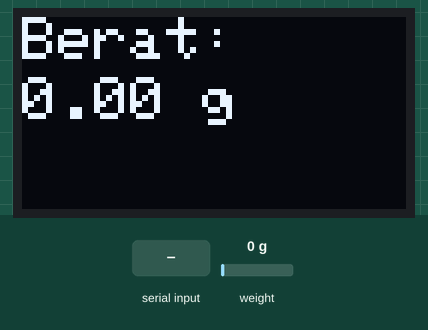
The sketch below on a simulated Arduino Uno, built with avr-gcc and run on an emulated ATmega328P. Parts: 128×64 one-colour display. The inputs (shaded band) are chosen by the test bench; at power-on: weight on the scale 0 g. What the sketch prints to the serial monitor is not drawn.

Above: at 5.6 s.
5.7 s: weight on the scale set to 923 g
At 6.8 s:
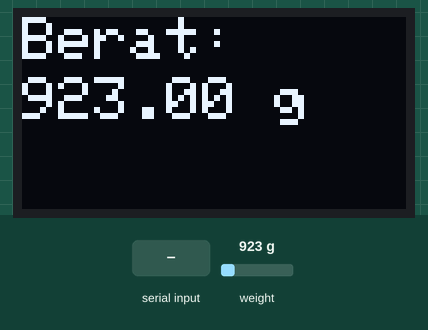
7.2 s: weight on the scale set to 1043 g
At 7.9 s:
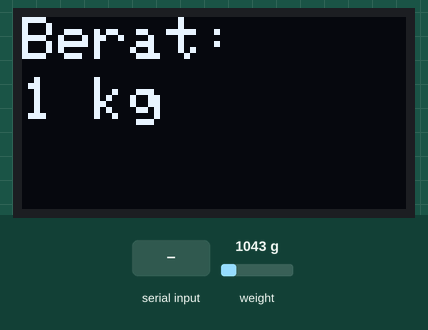
8.7 s: "t" received over Serial
At 9.1 s:
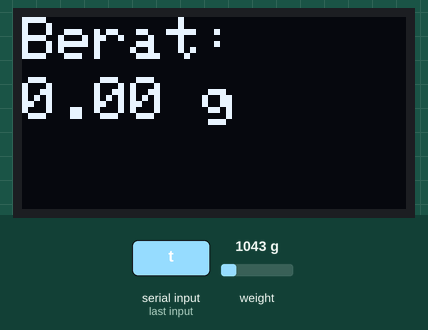
10.2 s: weight on the scale set to 1250 g
At 11.4 s:
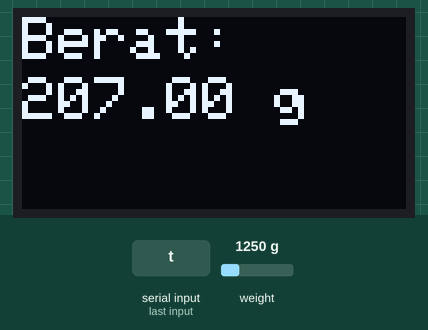
11.7 s: weight on the scale set to 2500 g
At 12.6 s:
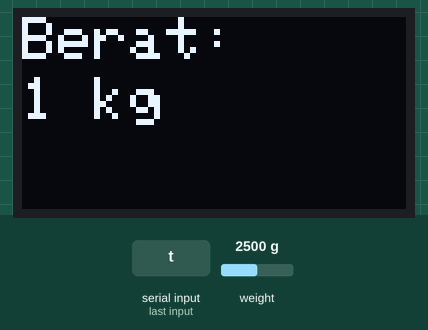
13.2 s: weight on the scale set to 100 g
At 13.7 s:
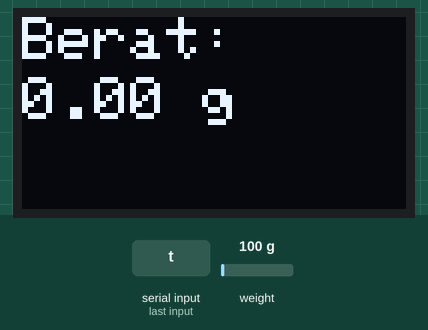
Timing chart, 0 to 15.7 s (numbered marks = the images above; inputs shaded):
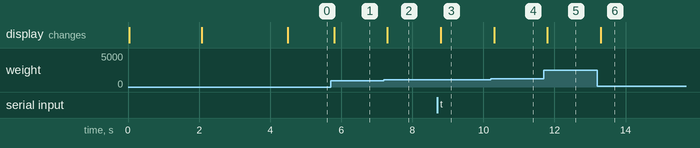

Measured:
- the behaviour switches between 999 and 1000 g on weight on the scale (found by bisection; images 1 and 2)
- after the input at 5.7 s, the display: changes after 0.10 s (image 1)
- after the input at 7.2 s, the display: changes after 0.10 s (image 2)
- after the input at 8.7 s, the display: changes after 0.10 s (image 3)
- after the input at 10.2 s, the display: changes after 0.10 s (image 4)
- after the input at 11.7 s, the display: changes after 0.10 s (image 5)
- after the input at 13.2 s, the display: changes after 0.10 s (image 6)

The sketch:

BeratBadanBackup.ino
```cpp
#include<HX711_ADC.h>
#include<EEPROM.h>
#include <SPI.h>
#include <Wire.h>
#include <Adafruit_GFX.h>
#include <Adafruit_SSD1306.h>

#define SCREEN_WIDTH 128 // OLED display width, in pixels
#define SCREEN_HEIGHT 64 // OLED display height, in pixels

// Declaration for an SSD1306 display connected to I2C (SDA, SCL pins)
#define OLED_RESET     -1 // Reset pin # (or -1 if sharing Arduino reset pin)
Adafruit_SSD1306 display(SCREEN_WIDTH, SCREEN_HEIGHT, &Wire, OLED_RESET);

const int HX711_dout = 4;
const int HX711_sck = 5;

HX711_ADC LoadCell(HX711_dout, HX711_sck);

const int calVal_eepromAdress = 0;
long t;

void setup() {
  Serial.begin(9600);
  pinMode(HX711_dout, INPUT);
  delay(10);
  Serial.println();
  Serial.println("Memulai...");
  LoadCell.begin();
  if(!display.begin(SSD1306_SWITCHCAPVCC, 0x3C)) {
    Serial.println(F("STATUS: LCD SSD1306 allocation failed"));
    while(1);
  }
  else
  {
    Serial.println(F("STATUS: LCD SSD1306 connected"));
  }
  delay(2000);
  display.clearDisplay();
  display.setTextSize(2);
  display.setTextColor(WHITE);
  display.setCursor(0, 0);
  // Display static text
  display.print("Berat: ");
  display.setCursor(0, 20);
  display.print("0 kg");
  display.display();

  float calibrationValue;
  calibrationValue = 696.0;
  EEPROM.get(calVal_eepromAdress, calibrationValue);
  long stabilizingtime = 2000;
  boolean _tare = true;
  LoadCell.start(stabilizingtime, _tare);
  if (LoadCell.getTareTimeoutFlag()) {
    Serial.println("Timeout, cek kabel MCU>HX711 pastikan sudah tepat");
    while (1);
  }
  else {
    LoadCell.setCalFactor(calibrationValue);
    Serial.println("STATUS: LoadCell Connected");
  }
}

void loop() {
  static boolean newDataReady = 0;
  const int serialPrintInterval = 0;
  if (LoadCell.update()) newDataReady = true;
  if (newDataReady) {
    if (millis() > t + serialPrintInterval) {
      float i = LoadCell.getData();
      if(i<0){
        i=0;
      }
      tampil(i);
      newDataReady = 0;
      t = millis();
    }
  }
  if(Serial.available() > 0){
    float i;
    char inByte = Serial.read();
    if (inByte == 't') LoadCell.tareNoDelay();
  }
  if (LoadCell.getTareStatus() == true) {
    Serial.println("Tara selesai");
  }
}

void tampil(float j){

  if (j >= 1000)
  {
    float berat = j / 1000;
    int beratAsli = berat;
    display.clearDisplay();
    display.setTextSize(2);
    display.setTextColor(WHITE);
    display.setCursor(0, 0);
    // Display static text
    display.print("Berat: ");
    display.setCursor(0, 20);
    display.print(beratAsli);
    display.print(" kg");
    display.display();
  }
  else
  {
    display.clearDisplay();
    display.setTextSize(2);
    display.setTextColor(WHITE);
    display.setCursor(0, 0);
    // Display static text
    display.print("Berat: ");
    display.setCursor(0,20);
    display.print(j);
    display.print(" g");
    display.display();
  }

}
```
